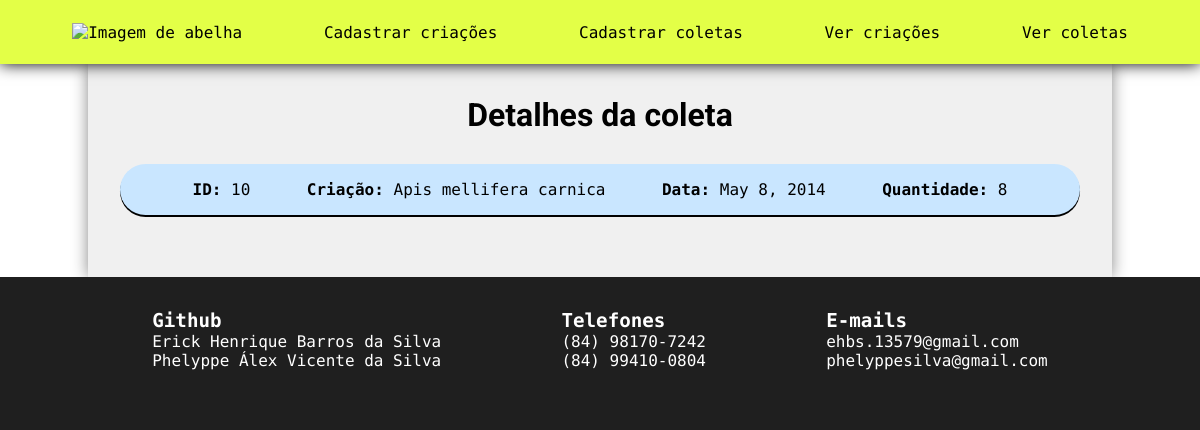
Page /detalhes-coleta/10 on the committed database.
### Producao/models.py (models this page shows, shortened)
class Coleta(models.Model):
    id = models.AutoField(primary_key=True)
    criacao = models.ForeignKey(Criacao, on_delete=models.CASCADE, verbose_name='criacao')
    data = models.DateField(max_length=10, verbose_name='data')
    quantidade = models.IntegerField(verbose_name='quantidade')

class Criacao(models.Model):
    id = models.AutoField(primary_key=True)
    raca = models.CharField(max_length=30, verbose_name='raca')
    data_entrada = models.DateField(max_length=10, verbose_name='data_entrada')
    class Meta:
        ordering = ['data_entrada', 'raca']
        app_label = 'Producao'

### Producao/views.py (the view)
# urls.py: path('detalhes-coleta/<int:pk>', views.detalhar_coleta, name='detalhes_coleta'),
def detalhar_coleta(request, pk):
    coleta = Coleta.objects.get(id=pk)
    informacoes = {
        'coleta': coleta
    }
    return render(request, 'Producao/detalhes_coleta.html', informacoes)

### templates/Producao/detalhes_coleta.html (shortened to what this page needs)
{% extends "base.html" %}
{% block subtitulo %}
Detalhes da coleta
{% endblock %}
{% block conteudo %}
    <div class="tabela">
        <div class="linha">
            <div class="coluna">
                <b>ID:</b> {{ coleta.id }}
            </div>
            <div class="coluna">
                <b>Criação:</b> {{ coleta.criacao.raca }}
            </div>
            <div class="coluna">
                <b>Data:</b> {{ coleta.data }}
            </div>
            <div class="coluna">
                <b>Quantidade:</b> {{ coleta.quantidade }}
            </div>
        </div>
    </div>
{% endblock %}

### templates/base.html (style rules this page uses)
* { padding: 0; margin: 0; outline: none; text-decoration: none; }
:root { --altura-cabecalho: 4em; --borda: solid; --cor-footer: rgb(31, 31, 31); }
html { background-color: var(--cor-footer); width: 100%; height: 100vh; }
.tabela { margin: 30px 0; font-family: Roboto Mono; text-align: center; width: 100%; }
.linha { width: calc((2 * 1)em - 100%); padding: 1em; margin-top: 10px; box-shadow: 0px 2px 0px 0px black; display: flex; flex-wrap: wrap; justify-content: space-evenly; background-color: rgb(201, 230, 255); border-radius: 1.6em; }
.coluna { text-align: center; }

### rows in the picture
Coleta: id "10", criacao.raca "Apis mellifera carnica", data "May 8, 2014", quantidade "8"
